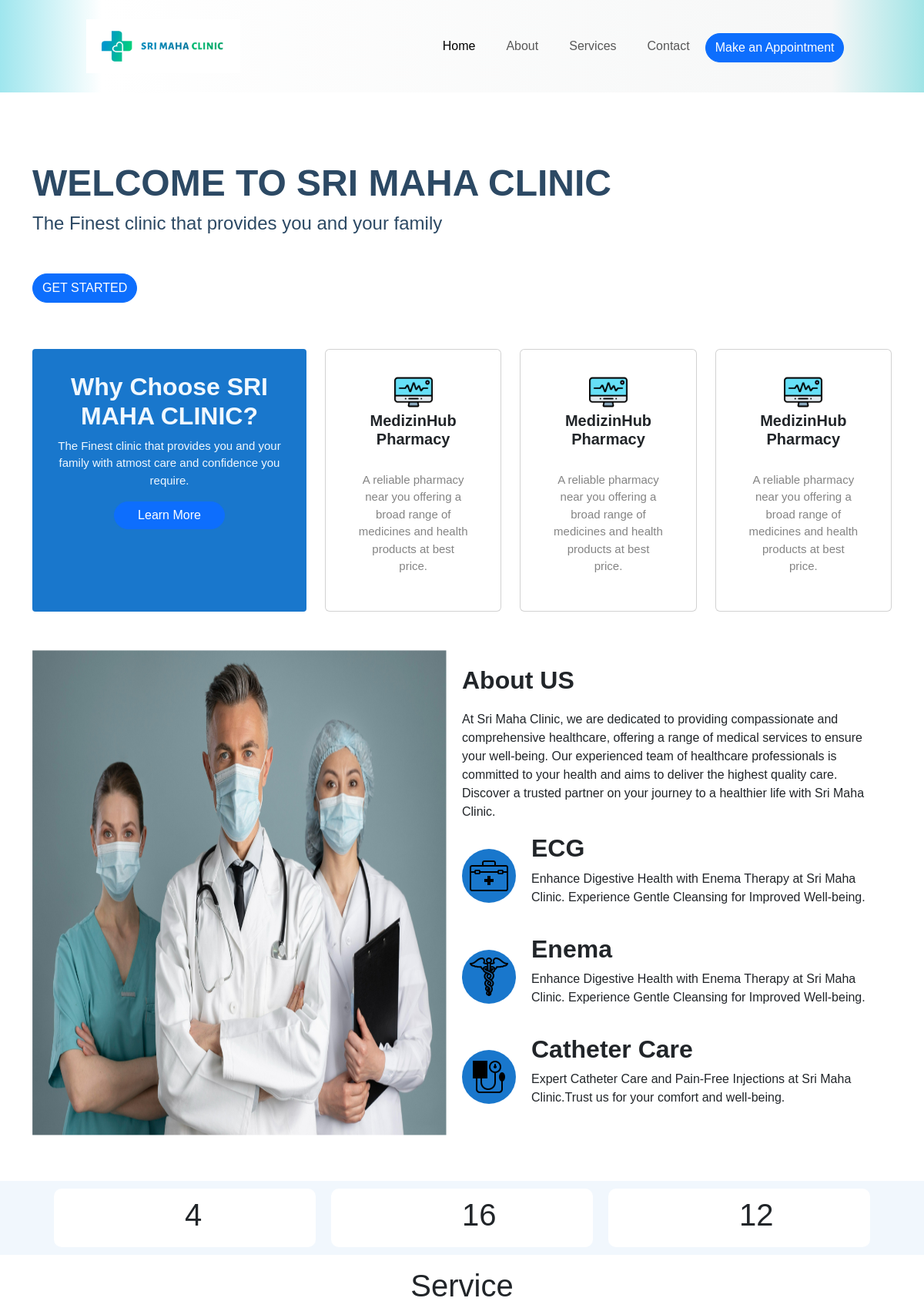
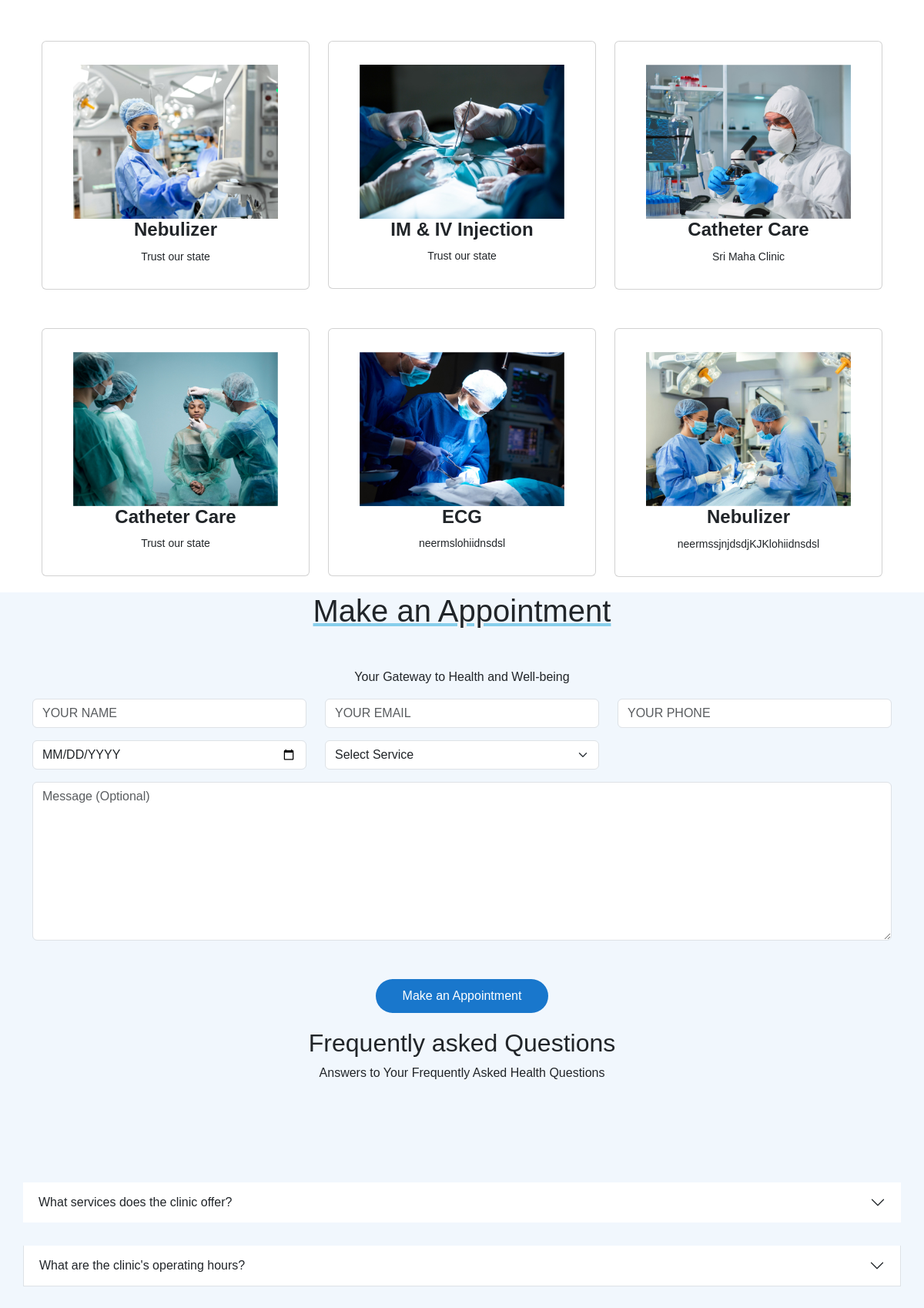
The page / (upper part) on the database its author committed (2 pictures, top to bottom).
### tables this page shows
CREATE TABLE `services` (
  `id` int(255) NOT NULL,
  `title` varchar(255) NOT NULL,
  `description` varchar(255) NOT NULL,
  `image` blob NOT NULL
);

### index.php (the view, shortened to what this page needs)
<!DOCTYPE html>
<html lang="en">
<head>
    <link rel="stylesheet" href="css/style.css">
    <link href="https://cdn.jsdelivr.net/npm/bootstrap@5.3.3/dist/css/bootstrap.min.css" rel="stylesheet">
<body>
    <nav class="navbar navbar-expand-lg navbar-light bg-light fixed-top" >
        <div class="container-fluid nav2"  >
          <a class="navbar-brand" href="#"><img src="image/favicon.png" alt="" srcset=""></a>
          <div class="collapse navbar-collapse" id="navbarNavAltMarkup">
            <div class="navbar-nav" id="navarnav">
              <a class="nav-link active" id="nav-link" aria-current="page" href="#home">Home</a>
              <a class="nav-link" id="nav-link"href="#about">About</a>
              <a class="nav-link" id="nav-link"href="#service">Services</a>
              <a class="nav-link "id="nav-link" href="#contact">Contact</a>
            </div>
            <button style="color:#fff;" type="button" class="btn btn-primary text-white" id="btn" s><a style="text-decoration:none;color:#fff;" id="appoint" href="#appointment">Make an Appointment</a></button>
          </div>
        </div>
      </nav>
<div class="cardhead">
<div class="container">
<div class="heading1" id="home">
  <h1  style="margin: 0;
  font-size: 48px;
  font-weight: 700;
  line-height: 56px;
  text-transform: uppercase;
  color: #2c4964;
  font-family: "Raleway", sans-serif;" id="section1h2">WELCOME TO SRI MAHA CLINIC</h1>
  <h4 style="color: #2c4964;
  margin: 10px 0 0 0;
  font-size: 24px;">The Finest clinic that provides you and your family</h4>
  <button type="button" class="btn btn-primary" >GET STARTED</button>
</div>
<div class="row">
<div class="col-md-4">
  <div class="card2">
    <h3 style="font-weight: 700;
  font-size: 32px;"
  margin-bottom: 30px;>Why Choose SRI MAHA CLINIC?</h3>
    <p>The Finest clinic that provides you and your family with atmost care and confidence you require.</p>
    <button type="button" class="btn btn-primary"id="card1btn" >Learn More</button>
</div>
</div>
<div class="col-md-8">
  <div class="row ">
  <div class="col-md-4">
      <div class="card">
        <div id="card2pic3">
         <img src="image/ekg-monitor.png" alt="">
        </div>
   <h4 style="font-size: 20px;font-weight: 700; margin: 0 0 30px 0;">   MedizinHub Pharmacy</h4>
   <p style="font-size: 15px;
  color: #848484;">A reliable pharmacy near you offering a broad range of medicines and health products at best price.</p>
  </div>
    </div>
    <div class="col-md-4">
      <div class="card">
        <div id="card2pic3">
          <img src="image/ekg-monitor.png" alt="">
        </div>
   <h4 style="font-size: 20px;font-weight: 700; margin: 0 0 30px 0;">MedizinHub Pharmacy</h4>
   <p style="font-size: 15px;
  color: #848484;">A reliable pharmacy near you offering a broad range of medicines and health products at best price.</p>
  </div>
    </div>
    <div class="col-md-4">
      <div class="card">
        <div id="card2pic3">
          <img src="image/ekg-monitor.png" alt="">
        </div>
   <h4 style="font-size: 20px;font-weight: 700; margin: 0 0 30px 0;">MedizinHub Pharmacy</h4>
   <p style="font-size: 15px;
  color: #848484;">A reliable pharmacy near you offering a broad range of medicines and health products at best price.</p>
  </div>
    </div>
</div>
</div>
</div>
</div>
</div>
<div class="container" id="about">
<div class="about">
  <div class="div1">
    <div class="aboutpic">
      <img src="image/about.jpg" alt="About Image">
    </div>
  </div>
  <div class="div2">
    <h1>About US</h1>
    <p>
      At Sri Maha Clinic, we are dedicated to providing compassionate and comprehensive healthcare, offering a range of medical services to ensure your well-being. Our experienced team of healthcare professionals is committed to your health and aims to deliver the highest quality care. Discover a trusted partner on your journey to a healthier life with Sri Maha Clinic.
    </p>
    <div class="service">
      <button class="service-btn"><img src="image/icon 1.png" alt="" srcset=""></button>
      <div class="service-text">
        <h5>ECG</h5>
       <p>Enhance Digestive Health with Enema Therapy at Sri Maha Clinic. Experience Gentle Cleansing for Improved Well-being.</p>
      </div>
    </div>
    <div class="service">
      <button class="service-btn"><img src="image/icon 2 (1).png" alt="" srcset=""></button>
      <div class="service-text">
        <h5>Enema</h5>
        <p>Enhance Digestive Health with Enema Therapy at Sri Maha Clinic. Experience Gentle Cleansing for Improved Well-being.</p>
      </div>
    </div>
    <div class="service">
      <button class="service-btn"><img src="image/icons8-medical-50 (2).png" alt="" srcset=""></button>
      <div class="service-text">
        <h5> Catheter Care</h5>
        <p>Expert Catheter Care and Pain-Free Injections at Sri Maha Clinic.Trust us for your comfort and well-being.</p>
      </div>
    </div>
  </div>
</div>
</div>
<div class="details">
  <div class="d-flex justify-content-center  mb-3 flex-container">
     <div class=" "><h1>4</h1></div>
    <div  class=" "> <h1>16</h1></div>
    <div  class=" "> <h1>12</h1></div>
  </div>
</div>
<div class="container" id="service" >
<div class=" container-fluid">
    <h1 style= text-align:center;>Service</h1>
    <div class="row">
        <?php
        include('admin/db_connect.php');
        $query = "SELECT * FROM services";
        $result = mysqli_query($con, $query);
        if ($result) {
            while ($row = mysqli_fetch_assoc($result)) {
        ?>
                <div class="col-md-4">
                <div class="card serv" style="max-width: 500xpx; margin-top:50px;">
                      <div > <img src="admin/uploads/<?php echo $row['image']; ?>" alt="image" class="img-fluid"></div>
                        <h4 style="font-weight: 700;
  font-size: 24px;"class="card-title"><?php echo $row['title']; ?></h4>
                        <p style="line-height: 24px;
  font-size: 14px;" class="card-text"><?php echo $row['description']; ?></p>
                    </div>
                </div>
        <?php
            }
        } else {
            echo "Failed to fetch services. Please try again later.";
        }
        ?>
    </div>
</div>
      </div>
<div class="Appointment container-fluid" id="appointment">
<h1>Make an Appointment</h1>
<p>Your Gateway to Health and Well-being</p>
<div class=" container Appointment1">
  <form id="appointmentForm">
    <div class="row">
        <div class="col-md-4 form-group">
            <input type="text" name="name" class="form-control" id="name" placeholder="Your Name" data-rule="minlen:4" required data-msg="Please enter at least 4 chars">
        </div>
        <div class="col-md-4 form-group mt-3 mt-md-0">
            <input type="email" class="form-control" name="email" id="email" placeholder="Your Email" data-rule="email" required data-msg="Please enter a valid email">
        </div>
        <div class="col-md-4 form-group mt-3 mt-md-0">
            <input type="tel" class="form-control" name="phone" id="phone" placeholder="Your Phone" data-rule="minlen:4"required  data-msg="Please enter at least 4 chars">
        </div>
    </div>
    <div class="row">
        <div class="col-md-4 form-group mt-3">
            <input type="date" name="date" class="form-control"  placeholder="Appointment Date" data-rule="minlen:4"required  data-msg="Please enter at least 4 chars"style="text-transform: uppercase;">
        </div>
        <div class="col-md-4 form-group mt-3">
            <select name="services" id="services" class="form-select" required >
                <option value="">Select Service</option>
            </select>
        </div>
    </div>
    <div class="form-group mt-3">
        <textarea class="form-control" name="message" rows="8" placeholder="Message (Optional)" required ></textarea>
    </div>
    <div class="text-center">
        <button type="submit" class="app-btn">Make an Appointment</button>
    </div>
</form>
</div>
<div class="accordion container-fluid" id="FAQHEAD">
  <h2>Frequently asked Questions</h2>
  <p>Answers to Your Frequently Asked Health Questions
</p>
  <div class="accordion container" id="FAQ1">
<div class="accordion accordion-flush" id="accordionFlushExample">
  <div class="accordion-item">
    <h2 class="accordion-header" id="flush-headingOne">
      <button class="accordion-button collapsed" type="button" data-bs-toggle="collapse" data-bs-target="#flush-collapseOne" aria-expanded="false" aria-controls="flush-collapseOne">
        What services does the clinic offer?
      </button>
    </h2>
  </div>
  </div>
  <div class="accordion-item">
    <h2 class="accordion-header" id="flush-headingTwo">
      <button class="accordion-button collapsed" type="button" data-bs-toggle="collapse" data-bs-target="#flush-collapseTwo" aria-expanded="false" aria-controls="flush-collapseTwo">
        What are the clinic's operating hours?
      </button>
    </h2>
  </div>
</div>
</div>
</div>
</body>
</html>

### css/style.css (style rules this page uses)
* { margin: 0; padding: 0; box-sizing: border-box; font-family: Arial, sans-serif; }
.fixed-top { position: fixed; top: 0; right: 0; left: 0; z-index: 1030; padding: 0 !important; }
.nav2 { height: 120px; background: rgb(159,230,238); background: -moz-linear-gradient(90deg, rgba(159,230,238,1) 0%, rgba(255,255,255,1) 11%, rgba(246,247,247,1) 90%, rgba(160,228,230,1) 100%); background: -webkit-linear-gradient(90deg, rgba(159,230,238,1) 0%, rgba(255,255,255,1) 11%, rgba(246,247,247,1) 90%, rgba(160,228,230,1) 100%); background: linear-gradient(90deg, rgba(159,230,238,1) 0%, rgba(255,255,255,1) 11%, rgba(246,247,247,1) 90%, rgba(160,228,230,1) 100%); filter: progid:DXImageTransform.Microsoft.gradient(startColorstr="#9fe6ee",endColorstr="#a0e4e6",GradientType=1); }
.nav2 img { width: 200px; margin-left: 50%; }
#navbarNavAltMarkup { margin-left: 20%; justify-content: center; }
#nav-link { padding: 20px; }
#btn { border-radius: 30px 30px 30px; margin-top: 4px; }
.cardhead { margin-top: 150px; justify-content: center; }
.heading1 { padding-top:60px ; }
.heading1 h1 { font-family: 'Franklin Gothic Medium', 'Arial Narrow', Arial, sans-serif; font-weight: 700; }
.heading1 button { margin-top: 50px; margin-bottom: 60px; border-radius: 30px 30px 30px; }
.card2 { background-color:#1977CC; text-align: center; padding: 30px; border-radius: 4px; color: aliceblue; height: 100%; }
.card2 p { font-size: 15px; }
.card2 button { border-radius: 30px 30px 30px; padding: 5px 30px 5px 30px; }
#card2pic3 img { width: 50px; }
.card { text-align: center; border-radius: 10px; padding:30px 40px; }
.about { display: flex; margin-top: 50px; flex-wrap: wrap; }
.div1 { flex: 1; display: flex; justify-content: center; position: relative; }
.div1 .aboutpic img { width: 100%; height: 630px; }
.div2 { flex: 1; padding: 20px; display: flex; flex-direction: column; align-items: flex-start; }
.div2 h1 { font-size: 2rem; margin-bottom: 20px; font-weight: 700; }
.div2 h5 { font-size: 2rem; font-weight: 700; }
.div2 p { font-size: 1rem; }
.service { display: flex; align-items: center; margin-bottom: 20px; }
.service-btn { background-color: #1977CC; color: white; border: none; border-radius: 70%; padding: 10px; transition: background-color 0.3s; margin-right: 20px; }
.service-btn img { width: 50px; }
.service-text { display: flex; flex-direction: column; }
.flex-container { display: flex; justify-content: center; background-color:#f1f7fd; }
.details { margin-top: 40px; }
.flex-container > div { width: 100px; margin: 10px; text-align: center; padding: 10px 170px 10px 170px; font-size: 30px; border-radius: 10px; background-color: white; }
.Appointment h1 { text-align: center; margin-top: 20px; margin-bottom: 50px; text-decoration:underline skyblue; }
.Appointment p { text-align: center; }
.Appointment { background-color:#f1f7fd; }
.app-btn { background: #1977cc; border: 0; padding: 10px 35px; color:white; transition: 0.4s; border-radius: 50px; margin-top: 50px; }
#FAQ1 { text-align: center; margin-top: 40px; margin-bottom: 50px; padding: 60px 0; background-color: #f1f7fd;; }
.accordion-item { margin-top: 30px; margin-bottom: 30px; }
#FAQHEAD h2 { text-align: center; margin-top: 20px; }
#FAQHEAD p { text-align: center; }
* { box-sizing: border-box; }
input::placeholder { text-transform: uppercase; }

### rows shown on the page
services: image (picture), title "Nebulizer", description "Trust our state"
services: image (picture), title "IM & IV Injection", description "Trust our state"
services: image (picture), title "Catheter Care", description "Sri Maha Clinic"
services: image (picture), title "Catheter Care", description "Trust our state"
services: image (picture), title "ECG", description "neermslohiidnsdsl"
services: image (picture), title "Nebulizer", description "neermssjnjdsdjKJKlohiidnsdsl"
